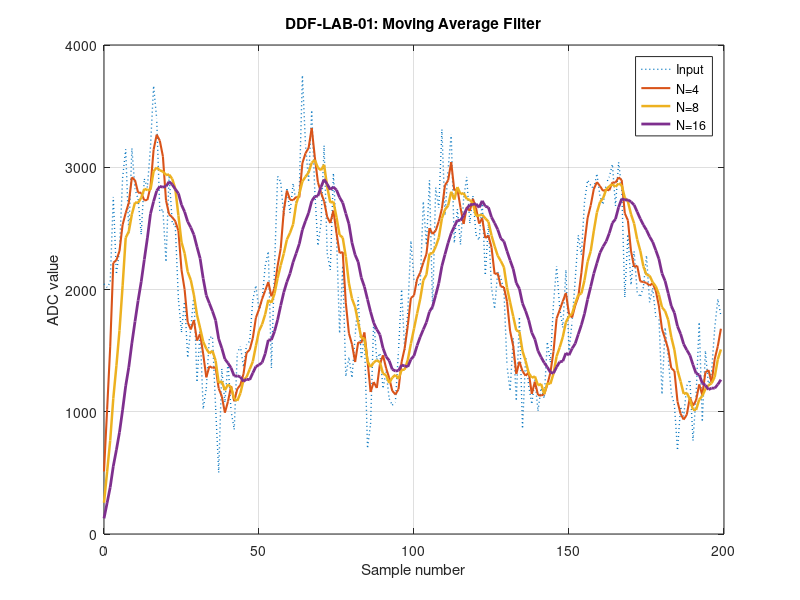

MATLAB code for this plot:
% DDF-LAB-01
% System-level modeling of a moving average filter
% GNU Octave 11.3.0

clear;
close all;
clc;

rng(42);

% Simulated 12-bit ADC signal
n = 0:199;

x = 2048 + 900*sin(2*pi*n/50) ...
         + 300*randn(size(n));

x = round(x);
x = max(0, min(4095, x));

% Filter window sizes
Ns = [4, 8, 16];
Y = zeros(length(Ns), length(x));

fprintf("DDF-LAB-01: Moving Average\n");
fprintf("Input: 12-bit ADC, 200 samples\n\n");

for j = 1:length(Ns)

    N = Ns(j);

    % Architecture A: direct FIR
    h = ones(1,N)/N;
    direct = filter(h,1,x);

    % Architecture B: running sum
    recursive = zeros(size(x));
    acc = 0;

    for k = 1:length(x)

        acc = acc + x(k);

        if k > N
            acc = acc - x(k-N);
        end

        recursive(k) = acc/N;
    end

    % Equivalence verification
    err = max(abs(direct-recursive));

    assert(err < 1e-9);

    Y(j,:) = direct;

    bits = 12 + ceil(log2(N));
    variation = mean(abs(diff(direct)));

    fprintf("N=%d | error=%g | sum=%d bits", ...
            N, err, bits);
    fprintf(" | mean step=%.2f | PASS\n", ...
            variation);
end

fprintf("\nInput mean step: %.2f\n", ...
        mean(abs(diff(x))));

% Plot input and filtered signals
figure("visible","off", ...
       "position",[50 50 1100 600]);

plot(n,x,":","linewidth",1);
hold on;

plot(n,Y(1,:),"linewidth",1.5);
plot(n,Y(2,:),"linewidth",1.8);
plot(n,Y(3,:),"linewidth",2);

grid on;
xlabel("Sample number");
ylabel("ADC value");

title("DDF-LAB-01: Moving Average Filter");

legend("Input","N=4","N=8","N=16");

print("DDF-LAB-01_signals.png", ...
      "-dpng","-r150");

close all;

fprintf("\nDDF-LAB-01: ALL TESTS PASSED\n");
fprintf("Graph: DDF-LAB-01_signals.png\n");
